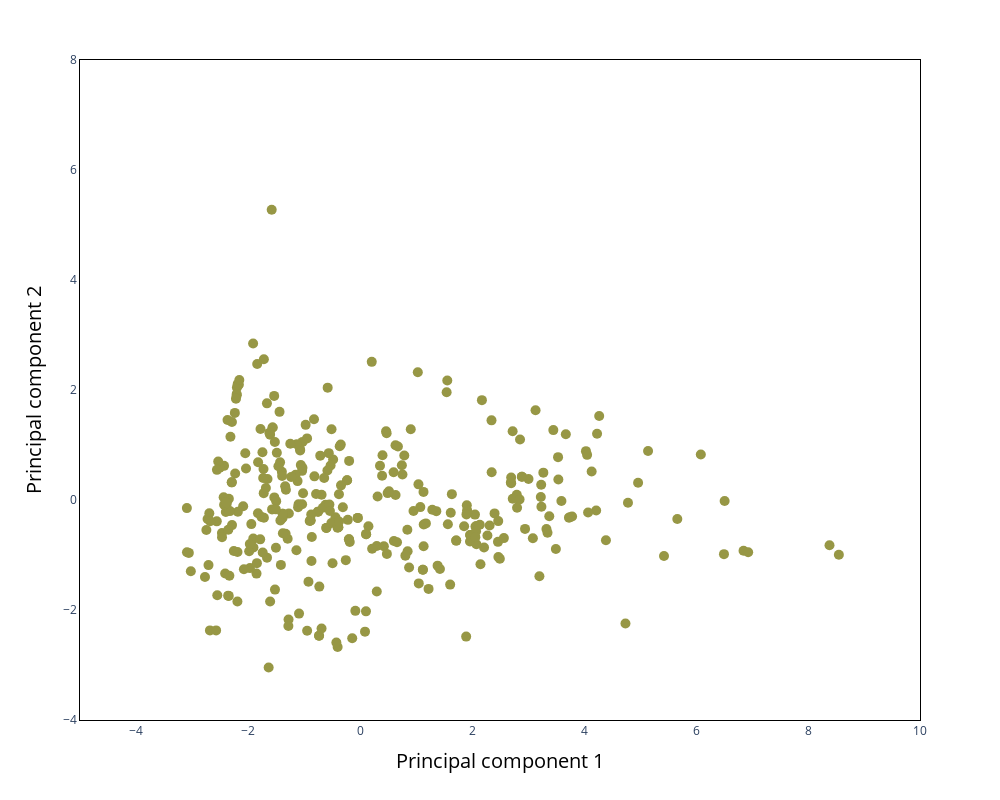
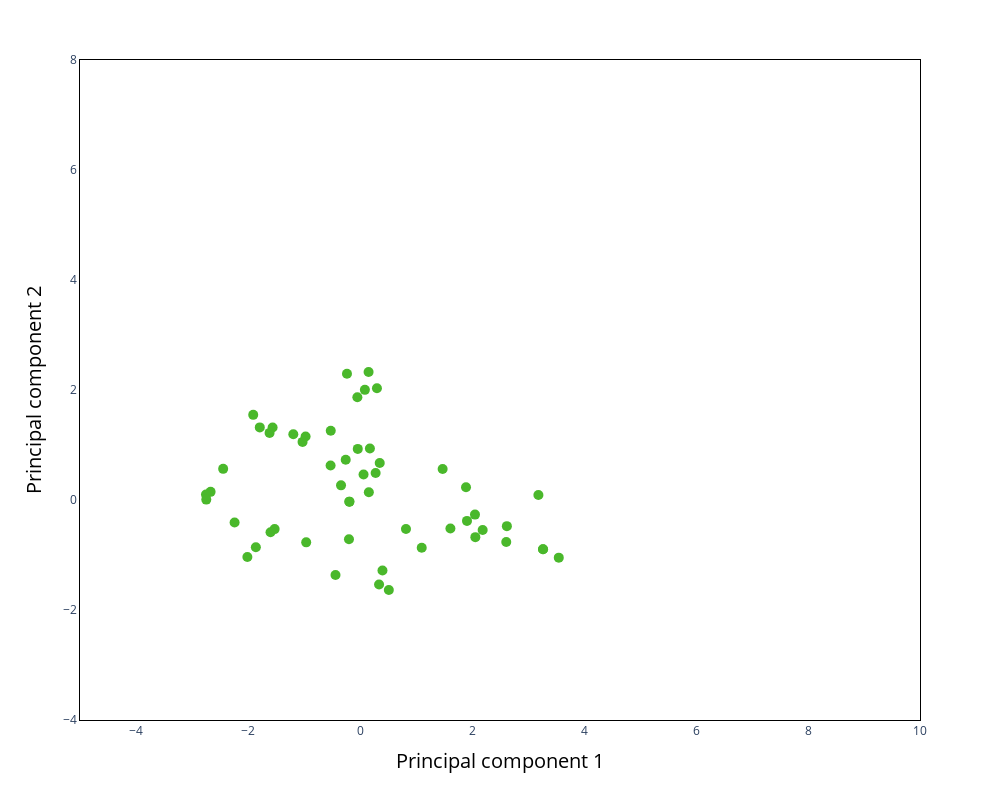
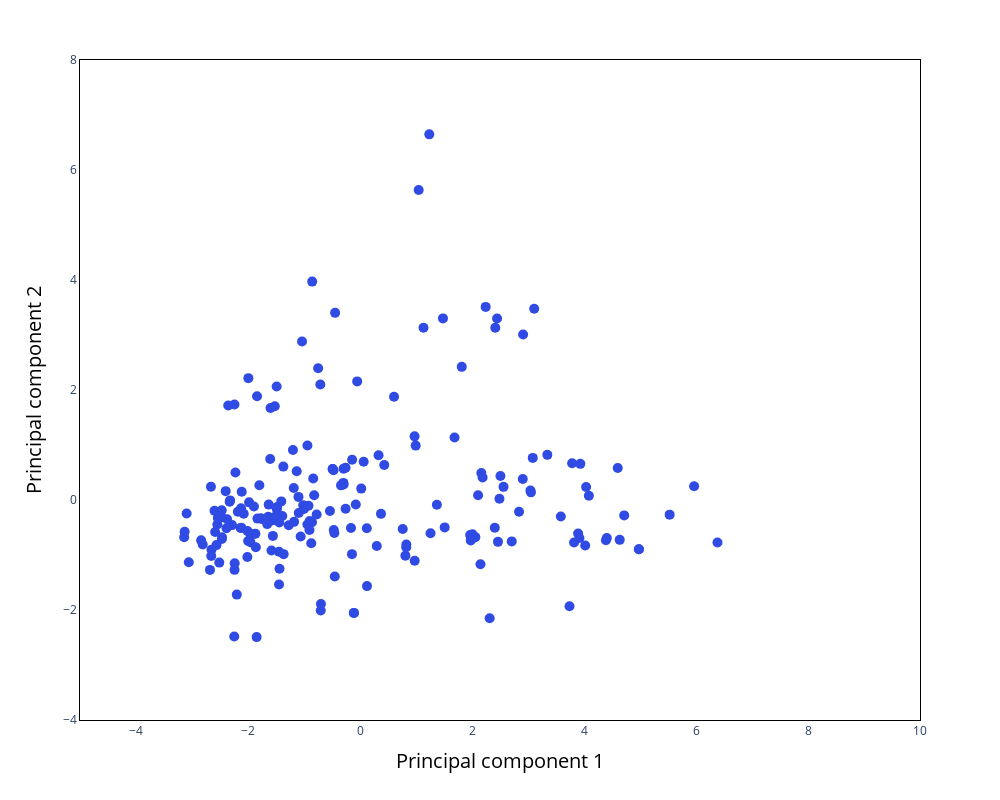
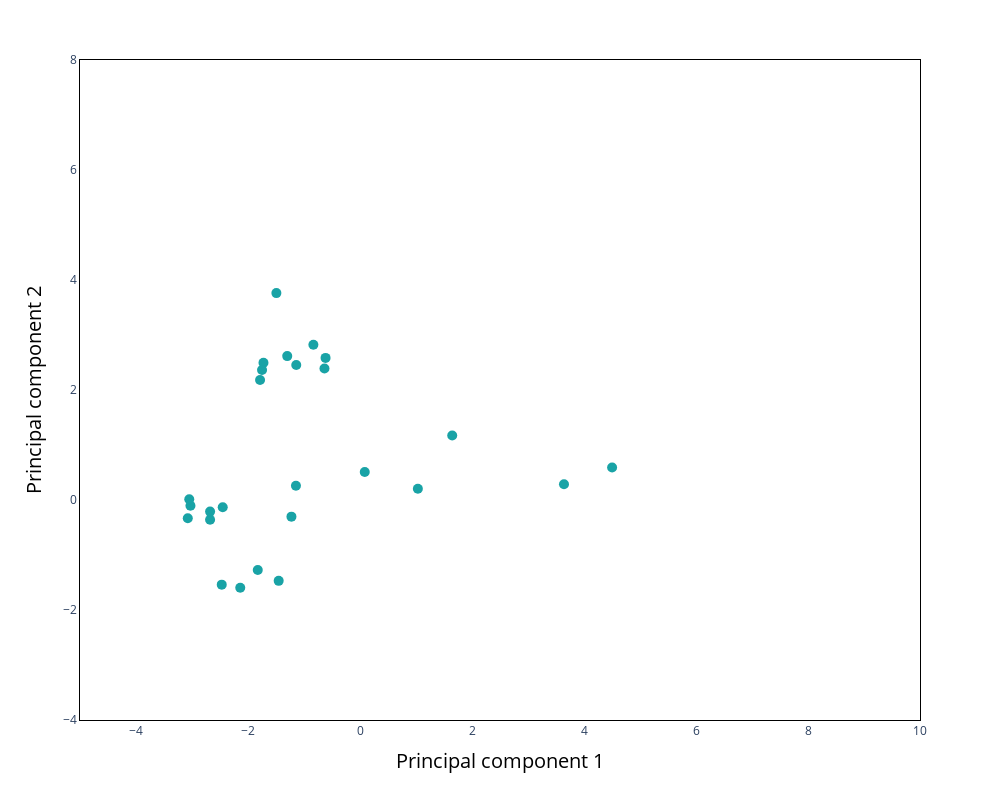

Notebook code cell kept with these figures, in order:
### Markdown cell above
### **5. Individual PCA scatter plots**
Filter the PCA dataframe to visualize and export a single dataset, reusing the styling.

### Code cell
### Iterate through datasets and create individual plots
for dataset in set(pca_3d_df[COL_DATASET].cat.categories):
    
    ### Filter PCA results for the specific dataset
    pca_dataset = pca_3d_df[pca_3d_df[COL_DATASET] == dataset].copy()
    
    ### Get the corresponding color from the COLOR_MAP
    color_value = COLOR_MAP.get(dataset, "#000000")  # Default to black if not found
    
    ### Create the scatter plot for the individual dataset
    fig_individual = px.scatter(
        pca_dataset, x='PC1', y='PC2',
        color_discrete_sequence=[color_value],
        title=False,
        hover_data=[COL_ID],
        width=1000, height=800)
    
    ### Improve layout and axis titles with dynamic variance
    fig_individual.update_traces(marker=dict(size=10))
    fig_individual.update_layout(
        xaxis=dict(showgrid=False, showline=True, linewidth=1, linecolor='black', mirror=True),
        yaxis=dict(showgrid=False, showline=True, linewidth=1, linecolor='black', mirror=True),
        plot_bgcolor='white', paper_bgcolor='white',
        showlegend=False
    )
    fig_individual.update_xaxes(title_text=f'Principal component 1', range=[-5, 10],
        title_font=dict(size=20, color= "black"))
    fig_individual.update_yaxes(title_text=f'Principal component 2', range=[-4, 8],
        title_font=dict(size=20, color= "black"))
    
    ### Save the static PNG
    png_individual = OUTPUT_DIR/f"sidas_dianat_pca_{dataset.lower().replace('-', '_')}.png"
    pio.write_image(fig_individual, str(png_individual), width=1000, height=800, scale=3)
    print(f"Saved: {png_individual}")
    fig_individual.show()

### Figure 1 — Plotly figure (JSON) as saved in the notebook; plotly's stock layout.template omitted (floating-point values rounded to 4 significant figures; data arrays with more than 128 entries replaced by an {"elided": "..."} marker saying what was removed)
{"data": [{"customdata": {"elided": "336x1 str values"}, "hovertemplate": "PC1=%{x}<br>PC2=%{y}<br>ID=%{customdata[0]}<extra></extra>", "legendgroup": "", "marker": {"color": "#979745", "size": 10, "symbol": "circle"}, "mode": "markers", "name": "", "orientation": "v", "showlegend": false, "type": "scatter", "x": {"elided": "336 float values"}, "xaxis": "x", "y": {"elided": "336 float values"}, "yaxis": "y"}], "layout": {"height": 800, "legend": {"tracegroupgap": 0}, "margin": {"t": 60}, "paper_bgcolor": "white", "plot_bgcolor": "white", "showlegend": false, "width": 1000, "xaxis": {"anchor": "y", "domain": [0, 1], "linecolor": "black", "linewidth": 1, "mirror": true, "range": [-5, 10], "showgrid": false, "showline": true, "title": {"font": {"color": "black", "size": 20}, "text": "Principal component 1"}}, "yaxis": {"anchor": "x", "domain": [0, 1], "linecolor": "black", "linewidth": 1, "mirror": true, "range": [-4, 8], "showgrid": false, "showline": true, "title": {"font": {"color": "black", "size": 20}, "text": "Principal component 2"}}}}

### Figure 2 — Plotly figure (JSON) as saved in the notebook; plotly's stock layout.template omitted (floating-point values rounded to 4 significant figures)
{"data": [{"customdata": [["11060391"], ["338"], ["439944"], ["45273405"], ["12313704"], ["5491693"], ["133551"], ["25021697"], ["100967916"], ["90657201"], ["162999405"], ["10023166"], ["123908"], ["10603919"], ["286498"], ["5274626"], ["15767724"], ["5281119"], ["163106470"], ["163189360"], ["9930500"], ["14887607"], ["5490334"], ["14055737"], ["73207"], ["638014"], ["22236717"], ["15559735"], ["5487855"], ["6436348"], ["5319474"], ["163020497"], ["44178847"], ["162887874"], ["65064"], ["44566911"], ["73193"], ["5281702"], ["5281676"], ["44260032"], ["1742210"], ["1203"], ["101607227"], ["162957786"], ["19309"], ["62465"], ["24796850"], ["101248984"], ["11167374"], ["2371"], ["10494"], ["107876"], ["19844"], ["14707301"]], "hovertemplate": "PC1=%{x}<br>PC2=%{y}<br>ID=%{customdata[0]}<extra></extra>", "legendgroup": "", "marker": {"color": "#4AB82B", "size": 10, "symbol": "circle"}, "mode": "markers", "name": "", "orientation": "v", "showlegend": false, "type": "scatter", "x": [0.3522, -1.86, 0.5151, -0.5221, -1.789, 2.06, -0.2325, 0.3406, 0.1533, 1.911, 1.893, 0.8211, 0.4014, 0.0871, 0.2791, -0.04697, 0.3026, -1.907, 3.268, -0.9608, -0.4376, 2.623, 3.268, 0.06363, -0.3388, -2.668, -2.444, 1.102, -0.1895, -2.75, -1.525, 3.55, -1.191, 2.612, 2.053, 2.19, -0.5254, -0.1895, 0.1578, 1.615, -2.745, -0.1969, -0.255, 1.476, -2.011, -2.239, 0.1768, -0.03969, -1.026, -1.561, -1.615, 3.186, -1.598, -0.9718], "xaxis": "x", "y": [0.6733, -0.86, -1.636, 1.259, 1.32, -0.6756, 2.294, -1.536, 2.327, -0.3799, 0.2307, -0.5259, -1.281, 2.002, 0.4916, 1.868, 2.031, 1.548, -0.8952, -0.7703, -1.364, -0.4752, -0.8952, 0.4628, 0.2661, 0.1478, 0.566, -0.8695, -0.02966, 0.09785, -0.5288, -1.048, 1.194, -0.7644, -0.2659, -0.5457, 0.626, -0.02966, 0.1418, -0.5183, 0.007341, -0.713, 0.7319, 0.5644, -1.038, -0.4095, 0.9354, 0.929, 1.057, 1.319, 1.22, 0.09072, -0.5875, 1.156], "yaxis": "y"}], "layout": {"height": 800, "legend": {"tracegroupgap": 0}, "margin": {"t": 60}, "paper_bgcolor": "white", "plot_bgcolor": "white", "showlegend": false, "width": 1000, "xaxis": {"anchor": "y", "domain": [0, 1], "linecolor": "black", "linewidth": 1, "mirror": true, "range": [-5, 10], "showgrid": false, "showline": true, "title": {"font": {"color": "black", "size": 20}, "text": "Principal component 1"}}, "yaxis": {"anchor": "x", "domain": [0, 1], "linecolor": "black", "linewidth": 1, "mirror": true, "range": [-4, 8], "showgrid": false, "showline": true, "title": {"font": {"color": "black", "size": 20}, "text": "Principal component 2"}}}}

### Figure 3 — Plotly figure (JSON) as saved in the notebook; plotly's stock layout.template omitted (floating-point values rounded to 4 significant figures; data arrays with more than 128 entries replaced by an {"elided": "..."} marker saying what was removed)
{"data": [{"customdata": {"elided": "196x1 str values"}, "hovertemplate": "PC1=%{x}<br>PC2=%{y}<br>ID=%{customdata[0]}<extra></extra>", "legendgroup": "", "marker": {"color": "#304be3", "size": 10, "symbol": "circle"}, "mode": "markers", "name": "", "orientation": "v", "showlegend": false, "type": "scatter", "x": {"elided": "196 float values"}, "xaxis": "x", "y": {"elided": "196 float values"}, "yaxis": "y"}], "layout": {"height": 800, "legend": {"tracegroupgap": 0}, "margin": {"t": 60}, "paper_bgcolor": "white", "plot_bgcolor": "white", "showlegend": false, "width": 1000, "xaxis": {"anchor": "y", "domain": [0, 1], "linecolor": "black", "linewidth": 1, "mirror": true, "range": [-5, 10], "showgrid": false, "showline": true, "title": {"font": {"color": "black", "size": 20}, "text": "Principal component 1"}}, "yaxis": {"anchor": "x", "domain": [0, 1], "linecolor": "black", "linewidth": 1, "mirror": true, "range": [-4, 8], "showgrid": false, "showline": true, "title": {"font": {"color": "black", "size": 20}, "text": "Principal component 2"}}}}

### Figure 4 — Plotly figure (JSON) as saved in the notebook; plotly's stock layout.template omitted (floating-point values rounded to 4 significant figures)
{"data": [{"customdata": [["5204"], ["442849"], ["21120946"], ["1054"], ["162912427"], ["162962930"], ["12303930"], ["162969771"], ["162961650"], ["16093748"], ["57006309"], ["7146"], ["444899"], ["10416"], ["112720"], ["163189932"], ["6734"], ["3084463"], ["5280934"], ["136085678"], ["8215"], ["9561835"], ["16441"], ["14091"], ["134781708"], ["15645217"]], "hovertemplate": "PC1=%{x}<br>PC2=%{y}<br>ID=%{customdata[0]}<extra></extra>", "legendgroup": "", "marker": {"color": "#19a3a6", "size": 10, "symbol": "circle"}, "mode": "markers", "name": "", "orientation": "v", "showlegend": false, "type": "scatter", "x": [-1.144, -1.825, -0.615, -1.452, 3.643, -1.224, 1.033, 4.502, 0.08474, 1.647, -2.451, -2.677, -1.724, -1.749, -2.138, -1.299, -3.075, -0.6342, -1.785, -2.469, -1.493, -1.138, -2.677, -3.028, -0.8324, -3.049], "xaxis": "x", "y": [0.2576, -1.272, 2.584, -1.47, 0.2872, -0.3029, 0.2054, 0.5898, 0.5092, 1.171, -0.1318, -0.3605, 2.496, 2.365, -1.597, 2.616, -0.3321, 2.391, 2.18, -1.539, 3.762, 2.453, -0.2112, -0.1034, 2.822, 0.01464], "yaxis": "y"}], "layout": {"height": 800, "legend": {"tracegroupgap": 0}, "margin": {"t": 60}, "paper_bgcolor": "white", "plot_bgcolor": "white", "showlegend": false, "width": 1000, "xaxis": {"anchor": "y", "domain": [0, 1], "linecolor": "black", "linewidth": 1, "mirror": true, "range": [-5, 10], "showgrid": false, "showline": true, "title": {"font": {"color": "black", "size": 20}, "text": "Principal component 1"}}, "yaxis": {"anchor": "x", "domain": [0, 1], "linecolor": "black", "linewidth": 1, "mirror": true, "range": [-4, 8], "showgrid": false, "showline": true, "title": {"font": {"color": "black", "size": 20}, "text": "Principal component 2"}}}}
